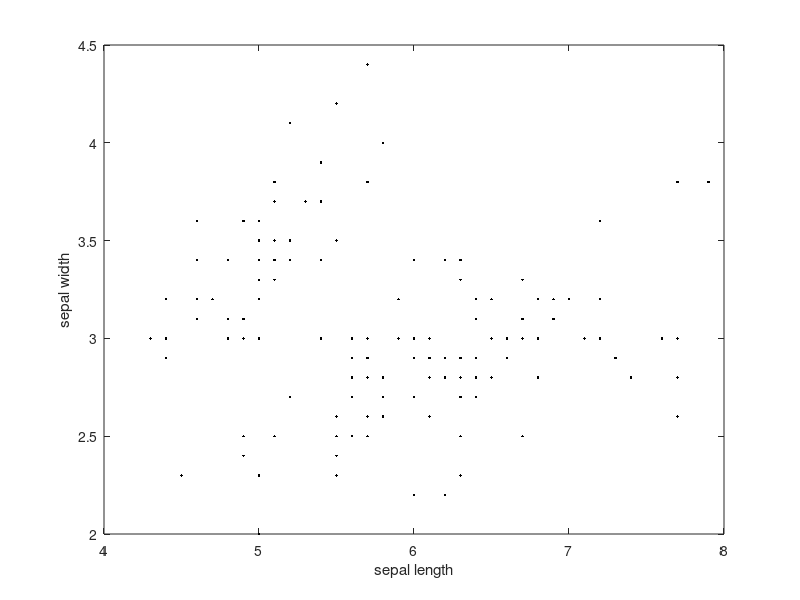
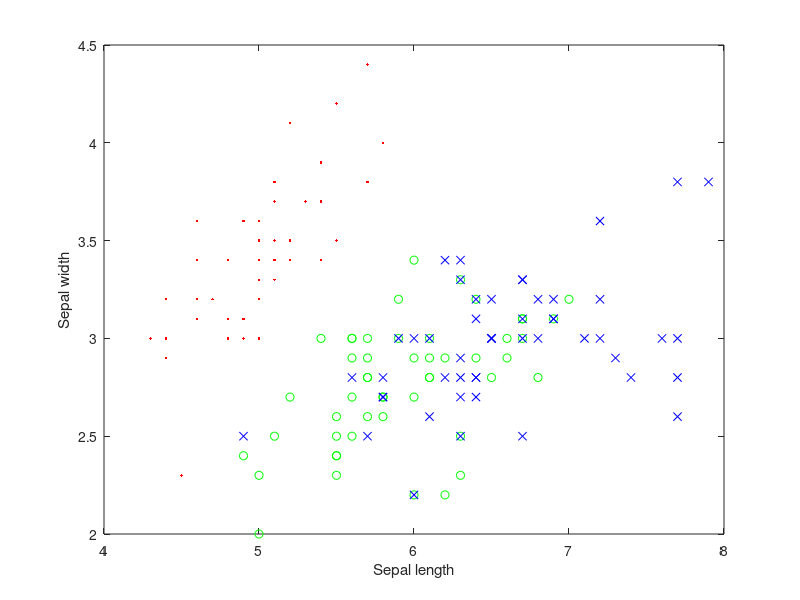
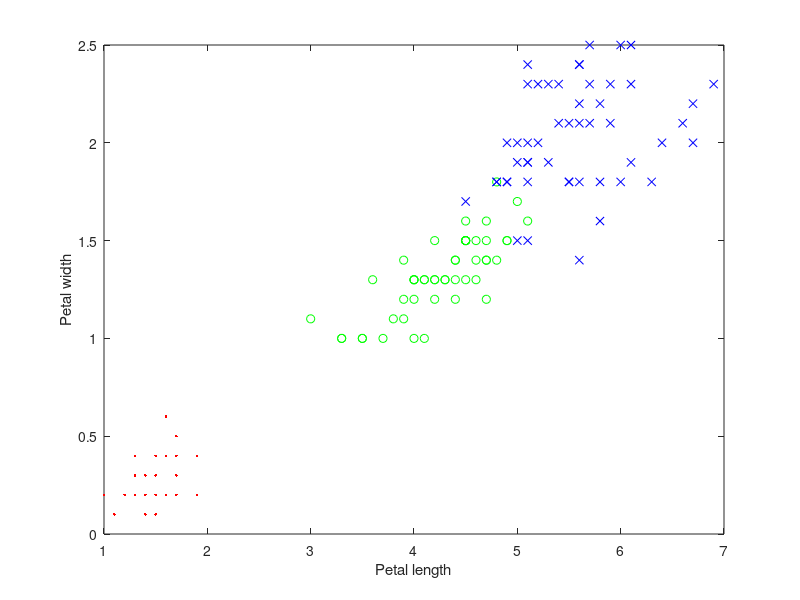

Write MATLAB code to recreate these figures, in order.
% clear: 작업공간의 변수를 모두 지운다/ close all: 그림이 떠 있다면 다 지워라
% clc: 명령창에 있는 것들을 다 지운다.

% 붓꽃 데이터 불러오기
%meas 1열: sepal length
%meas 2열: sepal width
%meas 3열: petal length
%meas 4열: petal width
%species: 꽃 종류

load fisheriris;

% 특징그려보기 (sepal length, width)
figure;
plot(meas(:,1), meas(:,2), 'k.');
xlabel('sepal length');
ylabel('sepal width');

%% 각 종을 숫자로 표현 1: setosa, 2: versicolor, 3: virginica
spcs2num =[];
for k=1:1:length(species)
    if strcmp(species(k),'setosa') == 1
        spcs2num(k,1) = 1;
    elseif strcmp(species(k), 'versicolor')== 1
        spcs2num(k,1) = 2;
    elseif strcmp(species(k), 'virginica')== 1
        spcs2num(k,1) = 3;
    end
end

%% 종별로 다른 색으로 그려보기
idx1 = find(spcs2num == 1); % setosa만 찾기
idx2 = find(spcs2num == 2); % versicolor만 찾기
idx3 = find(spcs2num == 3); % virginica만 찾기

figure;
plot(meas(idx1,1), meas(idx1,2), 'r.'); hold on; %setosa는 빨간점으로
plot(meas(idx2,1),meas(idx2,2), 'go'); hold on; %versicolor는 녹색으로
plot(meas(idx3,1), meas(idx3,2),'bx'); hold on; %virginica는 파란색으로
xlabel('Sepal length');
ylabel('Sepal width');


figure;
plot(meas(idx1,3), meas(idx1,4), 'r.'); hold on; %setosa는 빨간점으로
plot(meas(idx2,3),meas(idx2,4), 'go'); hold on; %versicolor는 녹색으로
plot(meas(idx3,3), meas(idx3,4),'bx'); hold on; %virginica는 파란색으로
xlabel('Petal length');
ylabel('Petal width');

%% 학습데이터와 평가데이터 나누기
% 두개의 그룹만 먼저 나눈다. versicolor vs. virginica
% 편의상 아래처럼
% 1~50: setosa, 51~100: versicolor, 101~150: virginica
% 학습데이터. 71~100: versicolor, 121~150: virginica 총 60개
% 평가데이터. 51~70: versicolor, 101~120: virginica 총 40개
tr_id = [71:1:100 121:1:150];
Training_data = meas(tr_id,:);
Training_label = spcs2num(tr_id,:);

ts_id = [51:1:70 101:1:120];
Test_data = meas(ts_id,:);
Test_label = spcs2num(ts_id,:);
